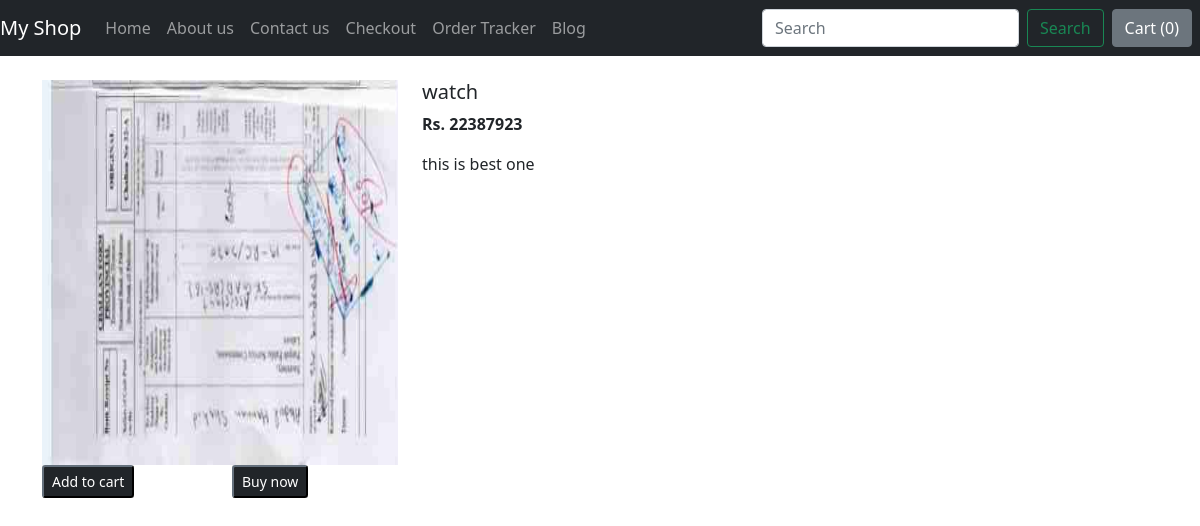
The page /products/1/ on the database its author committed.
### shop/models.py (models this page shows)
class Product(models.Model):
    product_id = models.AutoField
    product_name= models.CharField(max_length=50)
    product_category= models.CharField(max_length=30,default='')
    product_subcategory= models.CharField(max_length=30,default='')
    product_price= models.IntegerField(default=0)
    product_desc= models.CharField(max_length=300)
    product_date= models.DateField()
    product_img= models.ImageField(upload_to='shop/images',default='')
    def __str__(self):
        return self.product_name

### shop/views.py (the view)
# urls.py: path("products/<int:myid>/", views.productview, name="ProductView"),
def productview(request,myid):
    product=Product.objects.filter(id=myid)
    print(product)
    return render(request,'productview.html', {'product':product[0]})

### templates/productview.html (shortened to what this page needs)
{% extends 'basic.html' %}
{% block body %}
<div class="container my-4">
    <div class="row">
    <div class="col-md-4">
    <div class="row">
       <img src="/media//{{product.product_img}}" width="233px" height="385px">
    </div>
      <div class="row">
      <div class="col-6" ><button type="button" class="btn-sm btn-dark">Add to cart</button>
            </div>
      <div class="col-6" ><button type="button" class="btn-sm btn-dark ">Buy now</button></div>
        </div>
    </div>
    <div class="col-md-8">
        <h5>{{product.product_name}}</h5>
         <p><b> Rs. {{product.product_price}}</b></p>
        <p>{{product.product_desc}}</p>
    </div>
        </div>
</div>
{% endblock %}

### rows shown on the page
Product: product_img (picture), product_name "watch", product_price "22387923", product_desc "this is best one"
